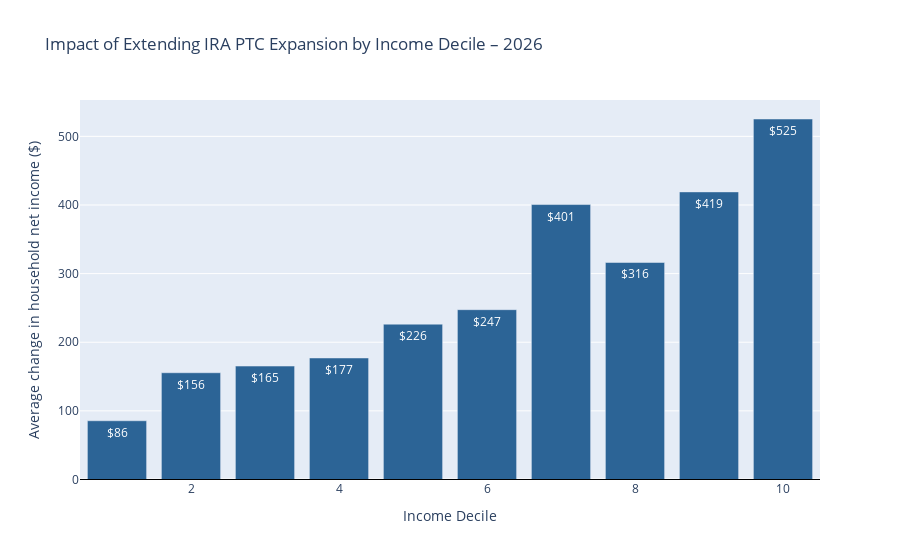
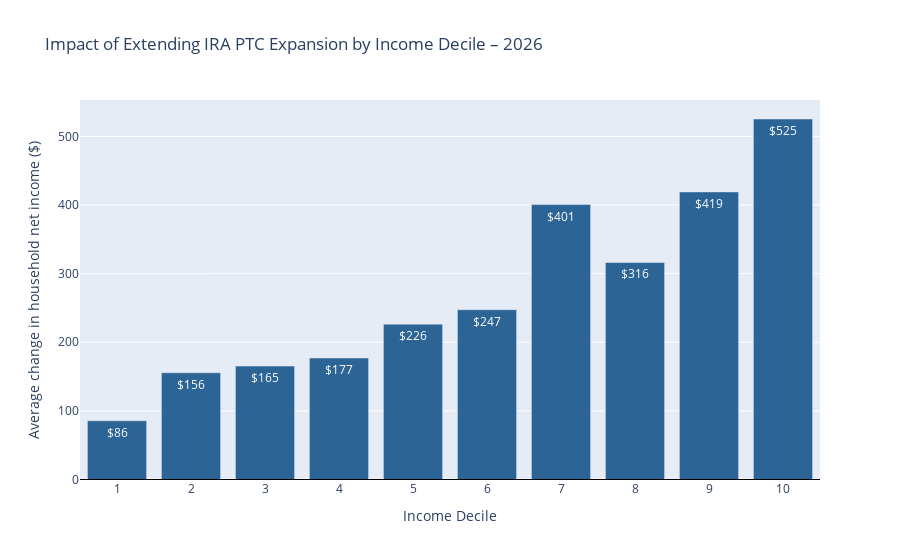

The notebook cell saved with these charts, in order:
### Code cell
import numpy as np
import pandas as pd
import plotly.graph_objects as go

# ------------------------------------------------------------------
# Brand hex codes (one-to-one with style.colors)
# ------------------------------------------------------------------
COLOR_BLUE               = "#2C6496"   # style.colors.BLUE  / BLUE_PRIMARY
COLOR_BLUE_LIGHT         = "#D8E6F3"   # style.colors.BLUE_LIGHT / BLUE_95
COLOR_LIGHT_GRAY         = "#F2F2F2"   # style.colors.LIGHT_GRAY
COLOR_MEDIUM_LIGHT_GRAY  = "#BDBDBD"   # style.colors.MEDIUM_LIGHT_GRAY
COLOR_DARK_GRAY          = "#616161"   # style.colors.DARK_GRAY

# ––– choose colours for positive vs. negative average bars –––
POS_COLOR = COLOR_BLUE
NEG_COLOR = COLOR_DARK_GRAY

# ------------------------------------------------------------------
# 1.  Pull baseline / reform net income + weights
# ------------------------------------------------------------------
net_base   = baseline.calculate(
    "household_net_income_including_health_benefits", map_to="household", period=2026
)
net_reform = reformed.calculate(
    "household_net_income_including_health_benefits", map_to="household", period=2026
)
weights    = baseline.calculate(
    "household_weight", map_to="household", period=2026
)

df = pd.DataFrame({
    "net_base": net_base,
    "delta":    net_reform - net_base,
    "weight":   weights,
})

# ------------------------------------------------------------------
# 2.  Weighted decile edges (baseline ranking)
# ------------------------------------------------------------------
def wquantile(values, qs, w):
    srt = np.argsort(values)
    values, w = values[srt], w[srt]
    cum_w = np.cumsum(w) / np.sum(w)
    return np.interp(qs, cum_w, values)

edges = wquantile(df["net_base"].values,
                  np.linspace(0, 1, 11), df["weight"].values)

df["decile"] = pd.cut(df["net_base"],
                      bins=edges,
                      labels=np.arange(1, 11),
                      include_lowest=True)

# ------------------------------------------------------------------
# 3.  Weighted average Δnet-income by decile
# ------------------------------------------------------------------
decile_avg = (
    df.groupby("decile")
      .apply(lambda g: np.average(g["delta"], weights=g["weight"]))
      .reset_index(name="avg_change")
)

# ------------------------------------------------------------------
# 4.  Use brand colours: blue if gain, dark-gray if loss
# ------------------------------------------------------------------
bar_colors = [
    POS_COLOR if v >= 0 else NEG_COLOR
    for v in decile_avg["avg_change"]
]

# ------------------------------------------------------------------
# 5.  Plot
# ------------------------------------------------------------------
fig = go.Figure(
    data=[
        go.Bar(
            x=decile_avg["decile"].astype(int),
            y=decile_avg["avg_change"],
            marker_color=bar_colors,
            text=decile_avg["avg_change"].apply(lambda v: f"${v:,.0f}"),
            textposition="inside",
        )
    ],
    layout=dict(
        title="Impact of Extending IRA PTC Expansion by Income Decile – 2026",
        xaxis_title="Income Decile",
        yaxis_title="Average change in household net income ($)",
        showlegend=False,
    )
)
fig.add_hline(y=0, line_width=1, line_color="black")
fig.show()
fig.update_xaxes(dtick=1)        # show 1-10 instead of only the evens

### Figure 1 — Plotly figure (JSON) as saved in the notebook; plotly's stock layout.template omitted (floating-point values rounded to 4 significant figures)
{"data": [{"marker": {"color": ["#2C6496", "#2C6496", "#2C6496", "#2C6496", "#2C6496", "#2C6496", "#2C6496", "#2C6496", "#2C6496", "#2C6496"]}, "text": ["$86", "$156", "$165", "$177", "$226", "$247", "$401", "$316", "$419", "$525"], "textposition": "inside", "type": "bar", "x": [1, 2, 3, 4, 5, 6, 7, 8, 9, 10], "y": [85.59, 155.6, 165.3, 177.1, 226.4, 247.5, 400.6, 316.2, 419.1, 525.3]}], "layout": {"shapes": [{"line": {"color": "black", "width": 1}, "type": "line", "x0": 0, "x1": 1, "xref": "x domain", "y0": 0, "y1": 0, "yref": "y"}], "showlegend": false, "title": {"text": "Impact of Extending IRA PTC Expansion by Income Decile – 2026"}, "xaxis": {"title": {"text": "Income Decile"}}, "yaxis": {"title": {"text": "Average change in household net income ($)"}}}}

### Figure 2 — Plotly figure (JSON) as saved in the notebook; plotly's stock layout.template omitted (floating-point values rounded to 4 significant figures)
{"data": [{"marker": {"color": ["#2C6496", "#2C6496", "#2C6496", "#2C6496", "#2C6496", "#2C6496", "#2C6496", "#2C6496", "#2C6496", "#2C6496"]}, "text": ["$86", "$156", "$165", "$177", "$226", "$247", "$401", "$316", "$419", "$525"], "textposition": "inside", "type": "bar", "x": [1, 2, 3, 4, 5, 6, 7, 8, 9, 10], "y": [85.59, 155.6, 165.3, 177.1, 226.4, 247.5, 400.6, 316.2, 419.1, 525.3]}], "layout": {"shapes": [{"line": {"color": "black", "width": 1}, "type": "line", "x0": 0, "x1": 1, "xref": "x domain", "y0": 0, "y1": 0, "yref": "y"}], "showlegend": false, "title": {"text": "Impact of Extending IRA PTC Expansion by Income Decile – 2026"}, "xaxis": {"dtick": 1, "title": {"text": "Income Decile"}}, "yaxis": {"title": {"text": "Average change in household net income ($)"}}}}
